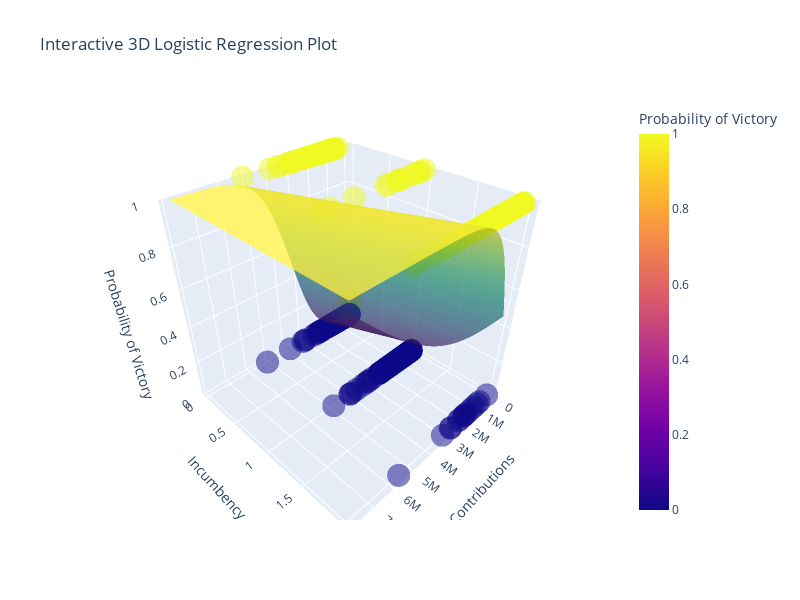

Notebook code cell kept with this figure:
### Code cell
import plotly.express as px
import plotly.graph_objects as go 

h = house.copy(deep=True)
h = h[h['tot_rec']<10000000] # Remove three large outliers to produce more legible display
h['inc'] = h['inc'].map(inc_map)

X = h[['tot_rec', 'inc']]
X = sm.add_constant(X) 
y = h['winner']

logit_model = sm.Logit(y, X).fit()

tot_rec_range = np.linspace(h['tot_rec'].min(), h['tot_rec'].max(), 100)
inc_range = np.linspace(h['inc'].min(), h['inc'].max(), 100)
tot_rec_grid, inc_grid = np.meshgrid(tot_rec_range, inc_range)

X_new = pd.DataFrame({'const': 1, 'tot_rec': tot_rec_grid.ravel(), 'inc': inc_grid.ravel()})

y_pred = logit_model.predict(X_new).values.reshape(tot_rec_grid.shape)

plot_data = pd.DataFrame({'tot_rec': h['tot_rec'], 'inc': h['inc'], 'winner': h['winner']})

fig = px.scatter_3d(plot_data, x='tot_rec', y='inc', z='winner',
                    opacity=0.5, color='winner',
                    labels={'tot_rec': 'Contributions', 'inc': 'Incumbency', 'winner': 'Probability of Victory'},
                    title="Interactive 3D Logistic Regression Plot")

fig.add_trace(
    go.Surface(
        x=tot_rec_grid,
        y=inc_grid,
        z=y_pred,
        opacity=0.7,
        colorscale='Viridis',
        showscale=False
    )
)

fig.update_layout(scene=dict(zaxis=dict(range=[0, 1])), width=800, height=600)
fig.show()

### Figure 1 — Plotly figure (JSON) as saved in the notebook; plotly's stock layout.template omitted (floating-point values rounded to 4 significant figures; data arrays with more than 128 entries replaced by an {"elided": "..."} marker saying what was removed)
{"data": [{"hovertemplate": "Contributions=%{x}<br>Incumbency=%{y}<br>Probability of Victory=%{marker.color}<extra></extra>", "legendgroup": "", "marker": {"color": {"elided": "1382 int values"}, "coloraxis": "coloraxis", "opacity": 0.5, "symbol": "circle"}, "mode": "markers", "name": "", "scene": "scene", "showlegend": false, "type": "scatter3d", "x": {"elided": "1382 float values"}, "y": {"elided": "1382 int values"}, "z": {"elided": "1382 int values"}}, {"colorscale": [[0, "#440154"], [0.1111, "#482878"], [0.2222, "#3e4989"], [0.3333, "#31688e"], [0.4444, "#26828e"], [0.5556, "#1f9e89"], [0.6667, "#35b779"], [0.7778, "#6ece58"], [0.8889, "#b5de2b"], [1, "#fde725"]], "opacity": 0.7, "showscale": false, "type": "surface", "x": {"elided": "100x100 float values"}, "y": {"elided": "100x100 float values"}, "z": {"elided": "100x100 float values"}}], "layout": {"coloraxis": {"colorbar": {"title": {"text": "Probability of Victory"}}, "colorscale": [[0, "#0d0887"], [0.1111, "#46039f"], [0.2222, "#7201a8"], [0.3333, "#9c179e"], [0.4444, "#bd3786"], [0.5556, "#d8576b"], [0.6667, "#ed7953"], [0.7778, "#fb9f3a"], [0.8889, "#fdca26"], [1, "#f0f921"]]}, "height": 600, "legend": {"tracegroupgap": 0}, "scene": {"domain": {"x": [0, 1], "y": [0, 1]}, "xaxis": {"title": {"text": "Contributions"}}, "yaxis": {"title": {"text": "Incumbency"}}, "zaxis": {"range": [0, 1], "title": {"text": "Probability of Victory"}}}, "title": {"text": "Interactive 3D Logistic Regression Plot"}, "width": 800}}
